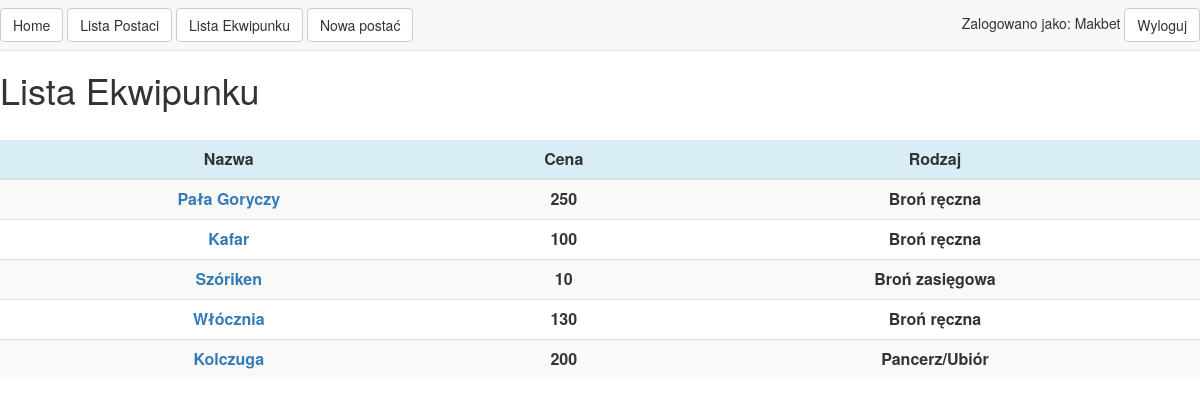
The app's page /equipment/ (signed in) with its own data.
### character_sheet/models.py (models this page shows, shortened)
class Equipment(models.Model):
    name = models.CharField(max_length=40)
    price = models.IntegerField(default=0)
    WEAPON_TYPE_CHOICES = (
        ('M', 'Broń ręczna'),
        ('D', 'Broń zasięgowa'),
        ('A', 'Pancerz/Ubiór'),
        ('C', 'Użytkowy'),
    )
    weapon_type = models.CharField(max_length=1, choices=WEAPON_TYPE_CHOICES, default='C')
    description = models.TextField(max_length=300)
    owned_by = models.ManyToManyField(Character_sheet)

### character_sheet/views.py (the view)
# urls.py: url(r'^equipment/$', equipment_list),
def equipment_list(request):
    querydata = Equipment.objects.all()
    passed_data = {
        "querydata": querydata,
        "title": "Lista Ekwipunku"
    }
    return render(request, "equipment/list.html", passed_data)

### templates/equipment/list.html
{% extends "index.html" %}
{% block content %}
<div>
<table class="table table-striped table-hover">
<thead>
  <tr class="info">
    <th class="text-center">Nazwa</th>
    <th class="text-center">Cena</th>
    <th class="text-center">Rodzaj</th>
  </tr>
</thead>
<tbody>
{% for obj in querydata %}
<tr>
    <th class="text-center"><a href="/equipment/{{ obj.id }}">{{ obj.name }}</a></th>
    <th class="text-center">{{ obj.price }}</th>
    <th class="text-center">{{ obj.get_weapon_type_display }}</th>
</tr>
{% endfor %}
</tbody>
</table>
</div>
{% endblock %}

### templates/menu.html (shortened to what this page needs)
<div class="navbar navbar-default navbar-fixed-top" id="Ttopnav">
    <div style="float:left;">
      <a class="btn btn-default navbar-btn" href="/">Home</a>
      <a class="btn btn-default navbar-btn" href="/characters">Lista Postaci</a>
      <a class="btn btn-default navbar-btn" href="/equipment">Lista Ekwipunku</a>
        {% if user.groups.all.0.name == "Player" %}
            <a class="btn btn-default navbar-btn" href="/characters/new">Nowa postać</a>
        {% endif %}
    </div>
    <div style="float:right;">
        {% if user.is_authenticated %}
            <span>Zalogowano jako: {{ user.username }}  </span>
            <a class="btn btn-default navbar-btn" href="/logout">Wyloguj</a>
        {% else %}
            <a class="btn btn-default navbar-btn" href="/login">Zaloguj</a>
            <a class="btn btn-default navbar-btn" href="/signup">Zarejestruj</a>
        {% endif %}
    </div>
</div>

### templates/index.html (style rules this page uses)
body { padding-top: 50px; }

### records on screen
Equipment: name "Pała Goryczy", price "250", weapon_type "Broń ręczna"
Equipment: name "Kafar", price "100", weapon_type "Broń ręczna"
Equipment: name "Szóriken", price "10", weapon_type "Broń zasięgowa"
Equipment: name "Włócznia", price "130", weapon_type "Broń ręczna"
Equipment: name "Kolczuga", price "200", weapon_type "Pancerz/Ubiór"

### other values on screen
{{ user.username }} "Makbet"
{{ title }} "Lista Ekwipunku"
